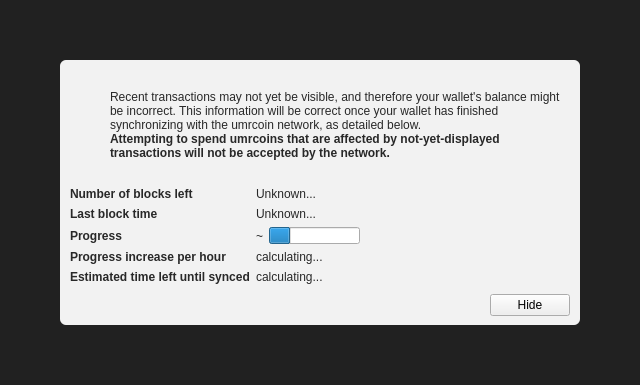
<?xml version="1.0" encoding="UTF-8"?>
<ui version="4.0">
 <class>ModalOverlay</class>
 <widget class="ModalOverlay" name="ModalOverlay">
  <property name="geometry">
   <rect>
    <x>0</x>
    <y>0</y>
    <width>640</width>
    <height>385</height>
   </rect>
  </property>
  <property name="windowTitle">
   <string>Form</string>
  </property>
  <layout class="QVBoxLayout" name="verticalLayout" stretch="0">
   <property name="sizeConstraint">
    <enum>QLayout::SetDefaultConstraint</enum>
   </property>
   <property name="leftMargin">
    <number>0</number>
   </property>
   <property name="topMargin">
    <number>0</number>
   </property>
   <property name="rightMargin">
    <number>0</number>
   </property>
   <property name="bottomMargin">
    <number>0</number>
   </property>
   <item>
    <widget class="QWidget" name="bgWidget" native="true">
     <property name="styleSheet">
      <string notr="true">#bgWidget { background: rgba(0,0,0,220); }</string>
     </property>
     <layout class="QVBoxLayout" name="verticalLayoutMain" stretch="1">
      <property name="leftMargin">
       <number>60</number>
      </property>
      <property name="topMargin">
       <number>60</number>
      </property>
      <property name="rightMargin">
       <number>60</number>
      </property>
      <property name="bottomMargin">
       <number>60</number>
      </property>
      <item>
       <widget class="QWidget" name="contentWidget" native="true">
        <property name="styleSheet">
         <string notr="true">#contentWidget { background: rgba(255,255,255,240); border-radius: 6px; }

QLabel { color: rgb(40,40,40);  }</string>
        </property>
        <layout class="QVBoxLayout" name="verticalLayoutSub" stretch="1,0,0,0">
         <property name="spacing">
          <number>0</number>
         </property>
         <property name="leftMargin">
          <number>10</number>
         </property>
         <property name="topMargin">
          <number>10</number>
         </property>
         <property name="rightMargin">
          <number>10</number>
         </property>
         <property name="bottomMargin">
          <number>10</number>
         </property>
         <item>
          <layout class="QHBoxLayout" name="horizontalLayoutIconText" stretch="0,1">
           <property name="topMargin">
            <number>20</number>
           </property>
           <item>
            <layout class="QVBoxLayout" name="verticalLayoutIcon">
             <property name="leftMargin">
              <number>0</number>
             </property>
             <item>
              <widget class="QPushButton" name="warningIcon">
               <property name="enabled">
                <bool>false</bool>
               </property>
               <property name="text">
                <string/>
               </property>
               <property name="icon">
                <iconset>
                 <normaloff>:/icons/warning</normaloff>
                 <disabledoff>:/icons/warning</disabledoff>:/icons/warning</iconset>
               </property>
               <property name="iconSize">
                <size>
                 <width>48</width>
                 <height>48</height>
                </size>
               </property>
               <property name="flat">
                <bool>true</bool>
               </property>
              </widget>
             </item>
             <item>
              <spacer name="verticalSpacerWarningIcon">
               <property name="orientation">
                <enum>Qt::Vertical</enum>
               </property>
               <property name="sizeHint" stdset="0">
                <size>
                 <width>20</width>
                 <height>40</height>
                </size>
               </property>
              </spacer>
             </item>
            </layout>
           </item>
           <item>
            <layout class="QVBoxLayout" name="verticalLayoutInfoText">
             <property name="leftMargin">
              <number>0</number>
             </property>
             <property name="topMargin">
              <number>0</number>
             </property>
             <item>
              <widget class="QLabel" name="infoText">
               <property name="text">
                <string>Recent transactions may not yet be visible, and therefore your wallet's balance might be incorrect. This information will be correct once your wallet has finished synchronizing with the umrcoin network, as detailed below.</string>
               </property>
               <property name="textFormat">
                <enum>Qt::RichText</enum>
               </property>
               <property name="wordWrap">
                <bool>true</bool>
               </property>
              </widget>
             </item>
             <item>
              <widget class="QLabel" name="infoTextStrong">
               <property name="font">
                <font>
                 <weight>75</weight>
                 <bold>true</bold>
                </font>
               </property>
               <property name="text">
                <string>Attempting to spend umrcoins that are affected by not-yet-displayed transactions will not be accepted by the network.</string>
               </property>
               <property name="textFormat">
                <enum>Qt::RichText</enum>
               </property>
               <property name="wordWrap">
                <bool>true</bool>
               </property>
              </widget>
             </item>
             <item>
              <spacer name="verticalSpacerInTextSpace">
               <property name="orientation">
                <enum>Qt::Vertical</enum>
               </property>
               <property name="sizeHint" stdset="0">
                <size>
                 <width>20</width>
                 <height>40</height>
                </size>
               </property>
              </spacer>
             </item>
            </layout>
           </item>
          </layout>
         </item>
         <item>
          <spacer name="verticalSpacerAfterText">
           <property name="orientation">
            <enum>Qt::Vertical</enum>
           </property>
           <property name="sizeHint" stdset="0">
            <size>
             <width>20</width>
             <height>40</height>
            </size>
           </property>
          </spacer>
         </item>
         <item>
          <layout class="QFormLayout" name="formLayout">
           <property name="fieldGrowthPolicy">
            <enum>QFormLayout::FieldsStayAtSizeHint</enum>
           </property>
           <property name="horizontalSpacing">
            <number>6</number>
           </property>
           <property name="verticalSpacing">
            <number>6</number>
           </property>
           <property name="topMargin">
            <number>10</number>
           </property>
           <item row="0" column="0">
            <widget class="QLabel" name="labelNumberOfBlocksLeft">
             <property name="font">
              <font>
               <weight>75</weight>
               <bold>true</bold>
              </font>
             </property>
             <property name="text">
              <string>Number of blocks left</string>
             </property>
            </widget>
           </item>
           <item row="0" column="1">
            <widget class="QLabel" name="numberOfBlocksLeft">
             <property name="text">
              <string>Unknown...</string>
             </property>
            </widget>
           </item>
           <item row="1" column="0">
            <widget class="QLabel" name="labelLastBlockTime">
             <property name="font">
              <font>
               <weight>75</weight>
               <bold>true</bold>
              </font>
             </property>
             <property name="text">
              <string>Last block time</string>
             </property>
            </widget>
           </item>
           <item row="1" column="1">
            <widget class="QLabel" name="newestBlockDate">
             <property name="sizePolicy">
              <sizepolicy hsizetype="Maximum" vsizetype="Preferred">
               <horstretch>0</horstretch>
               <verstretch>0</verstretch>
              </sizepolicy>
             </property>
             <property name="text">
              <string>Unknown...</string>
             </property>
            </widget>
           </item>
           <item row="2" column="0">
            <widget class="QLabel" name="labelSyncDone">
             <property name="font">
              <font>
               <weight>75</weight>
               <bold>true</bold>
              </font>
             </property>
             <property name="text">
              <string>Progress</string>
             </property>
            </widget>
           </item>
           <item row="2" column="1">
            <layout class="QHBoxLayout" name="horizontalLayoutSync" stretch="0,1">
             <item>
              <widget class="QLabel" name="percentageProgress">
               <property name="text">
                <string notr="true">~</string>
               </property>
              </widget>
             </item>
             <item>
              <widget class="QProgressBar" name="progressBar">
               <property name="value">
                <number>24</number>
               </property>
               <property name="format">
                <string/>
               </property>
              </widget>
             </item>
            </layout>
           </item>
           <item row="4" column="0">
            <widget class="QLabel" name="labelProgressIncrease">
             <property name="font">
              <font>
               <weight>75</weight>
               <bold>true</bold>
              </font>
             </property>
             <property name="text">
              <string>Progress increase per hour</string>
             </property>
            </widget>
           </item>
           <item row="4" column="1">
            <widget class="QLabel" name="progressIncreasePerH">
             <property name="text">
              <string>calculating...</string>
             </property>
            </widget>
           </item>
           <item row="5" column="0">
            <widget class="QLabel" name="labelEstimatedTimeLeft">
             <property name="font">
              <font>
               <weight>75</weight>
               <bold>true</bold>
              </font>
             </property>
             <property name="text">
              <string>Estimated time left until synced</string>
             </property>
            </widget>
           </item>
           <item row="5" column="1">
            <widget class="QLabel" name="expectedTimeLeft">
             <property name="text">
              <string>calculating...</string>
             </property>
            </widget>
           </item>
          </layout>
         </item>
         <item>
          <layout class="QHBoxLayout" name="horizontalLayoutButtons">
           <property name="leftMargin">
            <number>10</number>
           </property>
           <property name="topMargin">
            <number>10</number>
           </property>
           <item>
            <spacer name="horizontalSpacer">
             <property name="orientation">
              <enum>Qt::Horizontal</enum>
             </property>
             <property name="sizeHint" stdset="0">
              <size>
               <width>40</width>
               <height>20</height>
              </size>
             </property>
            </spacer>
           </item>
           <item>
            <widget class="QPushButton" name="closeButton">
             <property name="text">
              <string>Hide</string>
             </property>
            </widget>
           </item>
          </layout>
         </item>
        </layout>
       </widget>
      </item>
     </layout>
    </widget>
   </item>
  </layout>
 </widget>
 <customwidgets>
  <customwidget>
   <class>ModalOverlay</class>
   <extends>QWidget</extends>
   <header>modaloverlay.h</header>
   <container>1</container>
  </customwidget>
 </customwidgets>
 <resources/>
 <connections/>
</ui>
